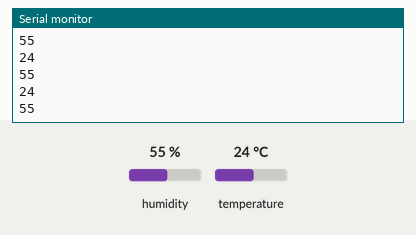
Simulated run of this sketch. Board: Arduino Uno, built with avr-gcc and run on an emulated ATmega328P. Parts: the last lines printed to the serial monitor. The inputs (shaded band) are chosen by the test bench; at power-on: humidity 55 %, temperature 24 °C.

Above: at 2.8 s.
2.9 s: humidity set to 22 %
At 5.6 s:
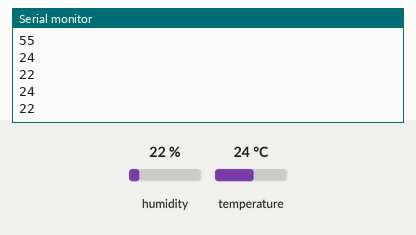
5.7 s: temperature set to 12 °C
At 6.6 s:
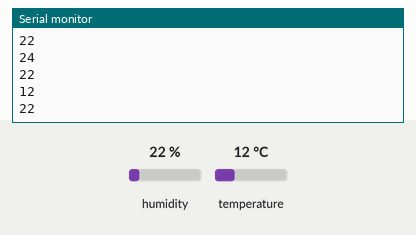
8.5 s: humidity set to 40 %
At 11.9 s:
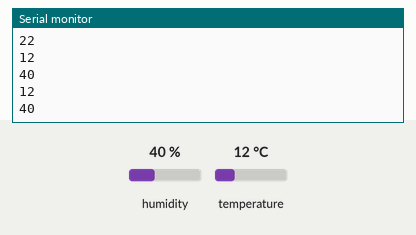
Timing chart, 0 to 13.4 s (numbered marks = the images above; inputs shaded):
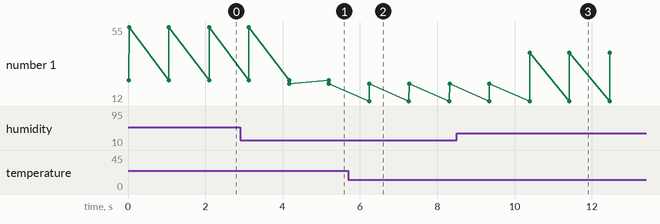

Measured:
- after the input at 2.9 s, the serial monitor: prints a new line after 1.3 s (image 1)
- after the input at 5.7 s, the serial monitor: prints a new line after 0.54 s (image 2)
- after the input at 8.5 s, the serial monitor: prints a new line after 1.9 s (image 3)
- plotted number 1: 55 → 22 after the input at 2.9 s, 22 → 40 after the input at 8.5 s

The sketch:

BlueTooth.ino
```cpp
#include <DHT.h>
#define DHTPIN 5
#define DHTTYPE DHT11
DHT dht(DHTPIN,DHTTYPE);
#include <SoftwareSerial.h>

SoftwareSerial BTSerial(2,3);

void setup() {
  Serial.begin(9600);
  BTSerial.begin(9600);
}

void loop() {
  int a =dht.readTemperature();
  int b =dht.readHumidity();
  Serial.println(a);
  Serial.println(b);
  BTSerial.print("온도:");
  BTSerial.print(a);
  BTSerial.println("C");
  BTSerial.print("습도:");
  BTSerial.println(b);

  delay(1000);

}
```
